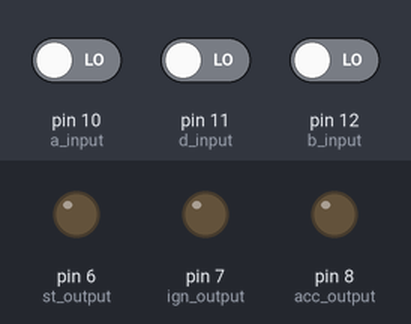
The sketch below on a simulated Arduino Uno, built with avr-gcc and run on an emulated ATmega328P. Shown: output pins drawn as LEDs (lit = HIGH). Inputs (shaded band) come from the test bench; at power-on: pin 10 (a_input) LOW, pin 11 (d_input) LOW, pin 12 (b_input) LOW.

Above: at 1.2 s.
1.3 s: pin 10 (a_input) driven HIGH
At 2.0 s:
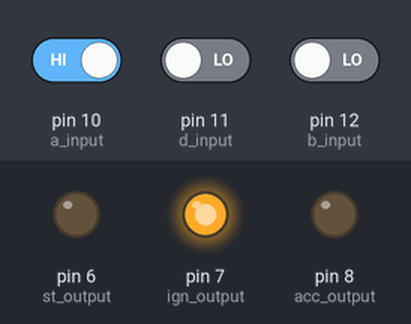
4.3 s: pin 11 (d_input) driven HIGH
7.3 s: pin 10 (a_input) driven LOW
At 9.5 s:
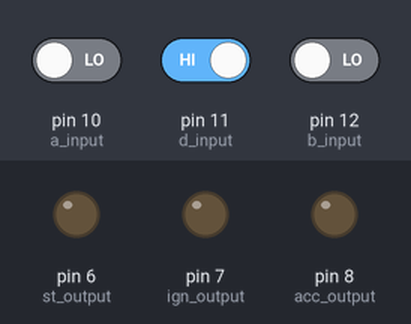
9.7 s: pin 12 (b_input) driven HIGH
At 12.3 s:
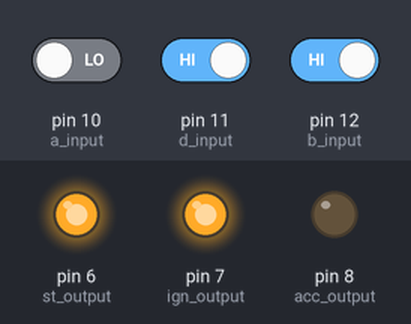
Timing chart, 0 to 13.7 s (numbered marks = the images above; inputs shaded):
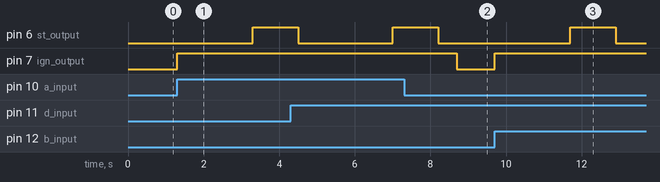

The sketch:

siman-tech-remote-engine.ino
```cpp
const int a_input = 10; //input tombol a
const int b_input = 12; //input tombol b
const int c_input = 9;  //input tombol c
const int d_input = 11; //input tombol d

const int acc_output =  8; //output relay accesories
const int ign_output = 7; //output relay ignition
const int st_output = 6; //output relay start

int start_state = 0; //safety supaya tidak bisa start 2 kali

int engine_start = 0;
int start_all = 0;
int engine_stop = 0;

void setup() {
  pinMode(a_input, INPUT);
  pinMode(b_input, INPUT);
  pinMode(c_input, INPUT);
  pinMode(acc_output, OUTPUT);
  pinMode(ign_output, OUTPUT);
  pinMode(st_output, OUTPUT);
}

void loop() {
  engine_start = digitalRead(a_input);
  engine_stop = digitalRead(d_input);
  start_all = digitalRead(b_input);


  if (engine_start == 1 & start_state == 0) {
    start_state = 1;
    digitalWrite(ign_output, 1);
    delay(2000); // delay untuk fuel pump
    digitalWrite(st_output,1);
    delay(1200); // waktu untuk starter
    digitalWrite(st_output,0);
  }
  if (start_all == 1 & start_state == 0) {
    start_state = 1;
    digitalWrite(ign_output, 1);
    delay(2000); //delay untuk fuel pump
    digitalWrite(st_output,1);
    delay(1200); //waktu untuk starter
    digitalWrite(st_output,0);
    delay(1000); //accesories di nyalakan setelah mobil start
    digitalWrite(acc_output,1);
  }
  if (engine_stop == 1) {
    digitalWrite(acc_output, 0); //matikan accesories
    delay(500);
    digitalWrite(ign_output, 0); //matikan ignition
    start_state = 0;
  }
}
```

Measured:
- after the input at 1.3 s, pin 6 (st_output): LOW → HIGH after 2.0 s; pin 7 (ign_output): LOW → HIGH at once
- after the input at 7.3 s, pin 7 (ign_output): HIGH → LOW after 1.4 s
- after the input at 9.7 s, pin 6 (st_output): LOW → HIGH after 2.0 s, → LOW 1.2 s later; pin 7 (ign_output): LOW → HIGH at once
